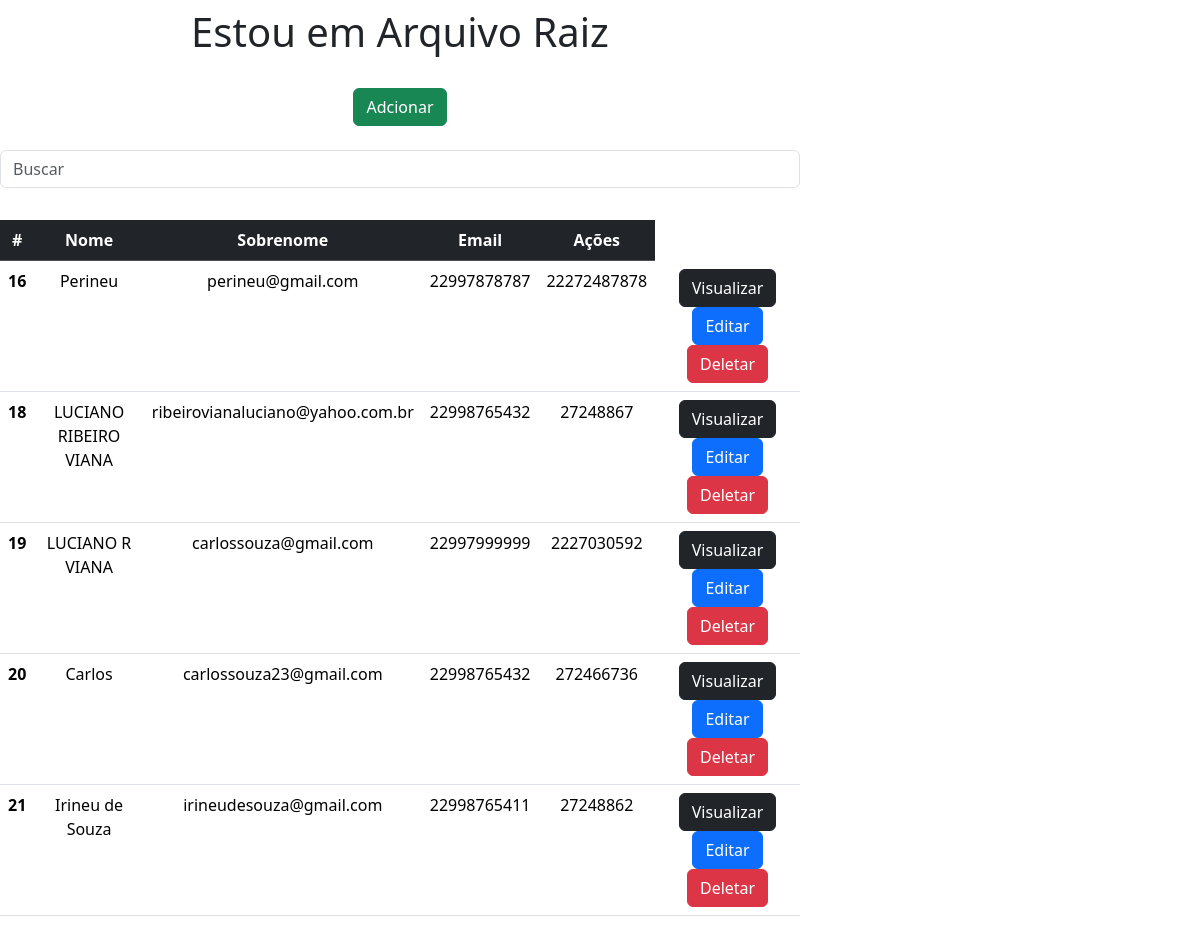
The page /cliente/ on the database its author committed.
### cliente/models.py (models this page shows, shortened)
class Cliente(models.Model):
    nome = models.CharField(max_length=50)
    email = models.EmailField(max_length=50)
    celular = models.CharField(max_length=11, blank=True, null=True, verbose_name='Nº telefone celular')
    telefone_fixo = models.CharField(max_length=11, blank=True, null=True, verbose_name='Nº telefone fixo')

### cliente/views.py (the view)
# urls.py: path('cliente/', views.cliente, name='cliente'),
def cliente(request):
    data ={}
    search = request.GET.get('search')
    if search:
        data['db'] = Cliente.objects.filter(nome__icontains=search)
    else:
        data['db'] = Cliente.objects.all()
    return render(request,'index.html' ,data)

### cliente/templates/index.html (shortened to what this page needs)
<!DOCTYPE html>
<html>
    <head>
        <link href="https://cdn.jsdelivr.net/npm/bootstrap@5.3.3/dist/css/bootstrap.min.css" rel="stylesheet">
    </head>
    <body>
       <div class="col-8 m-alto pt-2 pb-2 text-center">
            <h1>Estou em Arquivo Raiz</h1>
       </div>
       <div class="col-8 m-alto pt-3 pb-2 text-center">
            <a href="/formulario" class="btn btn-success">Adcionar</a>
       </div>
        <div class="col-8 m-alto pt-3 pb-2 text-center">
            <form>
                <input type="text" id="search" name="search" class="form-control" placeholder="Buscar" >
            </form>
       </div>
       <div class="col-8 m-alto pt-4 pb-2 text-center">
            <table class="table">
                <thead class="table-dark">
                    <tr>
                    <th scope="col">#</th>
                    <th scope="col">Nome</th>
                    <th scope="col">Sobrenome</th>
                    <th scope="col">Email</th>
                    <th scope="col">Ações</th>
                    </tr>
                </thead>
                <tbody>
                {% for dbs in db %}
                <tr>
                    <th>{{dbs.id}}</th>
                    <td>{{dbs.nome}}</td>
                    <td>{{dbs.email}}</td>
                    <td>{{dbs.celular}}</td>
                    <td>{{dbs.telefone_fixo}}</td>
                    <td>
                        <a href="/view/{{dbs.id}}/" class=" btn btn-dark "> Visualizar </a>
                        <a href="/edit/{{dbs.id}}/" class=" btn btn-primary "> Editar </a>
                        <a href="/delete/{{dbs.id}}/" class=" btn btn-danger btnDel"> Deletar </a>
                    </td>
                </tr>
                {% endfor %}
                </tbody>
            </table>
       </div>
      {% load static %}
    </body>
</html>

### rows shown on the page
Cliente: id "16", nome "Perineu", email "perineu@gmail.com", celular "22997878787", telefone_fixo "22272487878"
Cliente: id "18", nome "LUCIANO RIBEIRO VIANA", email "ribeirovianaluciano@yahoo.com.br", celular "22998765432", telefone_fixo "27248867"
Cliente: id "19", nome "LUCIANO R VIANA", email "carlossouza@gmail.com", celular "22997999999", telefone_fixo "2227030592"
Cliente: id "20", nome "Carlos", email "carlossouza23@gmail.com", celular "22998765432", telefone_fixo "272466736"
Cliente: id "21", nome "Irineu de Souza", email "irineudesouza@gmail.com", celular "22998765411", telefone_fixo "27248862"
